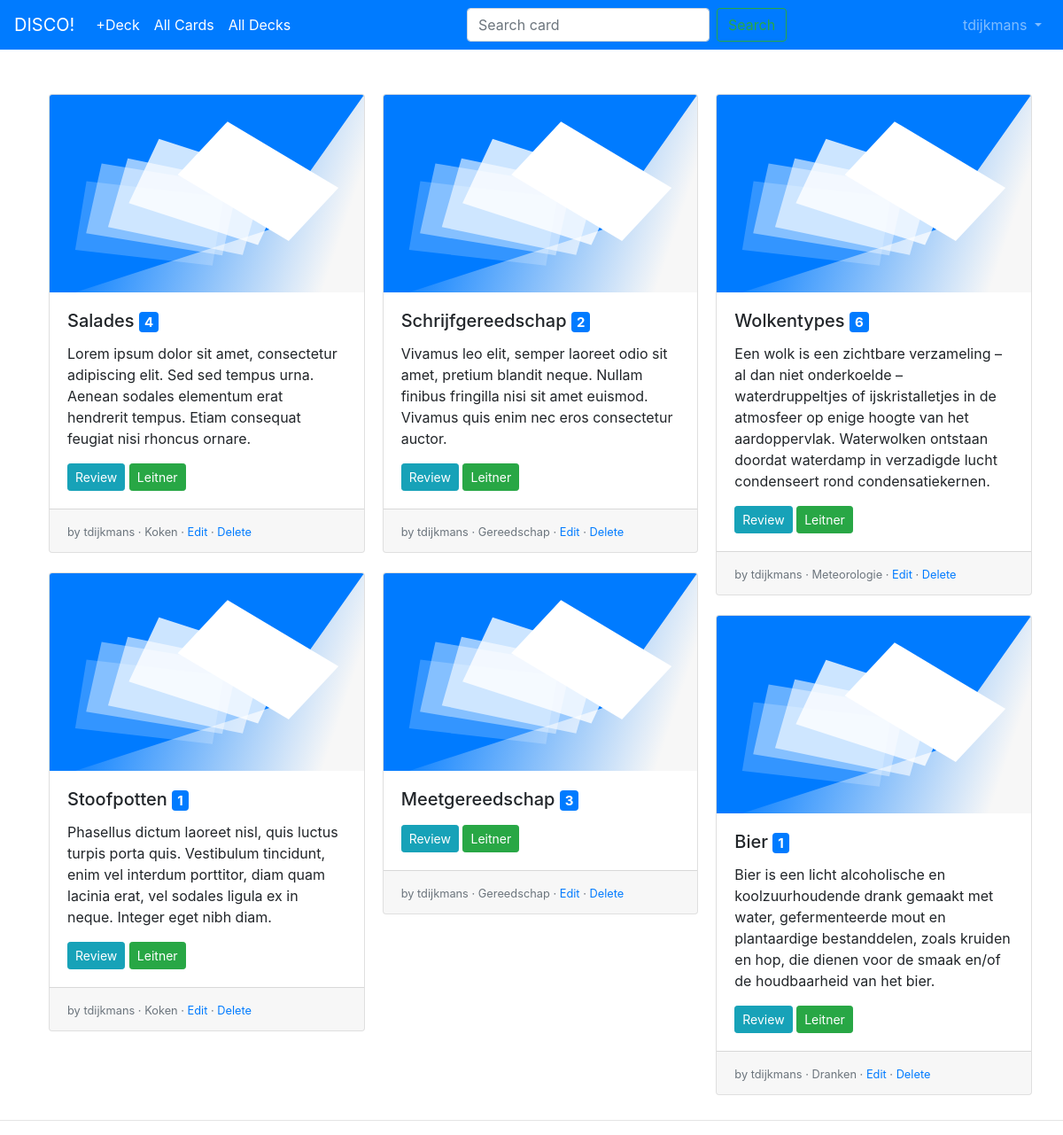
The app's page / (signed in) with its own data.
### cardmaker/models.py (models this page shows, shortened)
class Deck(models.Model):
    title = models.CharField(max_length=200)
    subject = models.CharField(max_length=200)
    description = models.TextField(max_length=500, blank=True)
    creator = models.ForeignKey(User, on_delete=models.CASCADE)

class Card(models.Model):
    question = models.CharField(max_length=200)
    answer = models.CharField(max_length=200)
    deck = models.ForeignKey(Deck, on_delete=models.CASCADE)

### cardmaker/views.py (the view)
# urls.py: path('', views.show_all_decks, name='all_decks'),
def show_all_decks(request):
    d_list = Deck.objects.all()
    context = {'list_of_decks': d_list}
    return render(request, 'show_all_decks.html', context)

### cardmaker/templates/show_all_decks.html (shortened to what this page needs)
{% extends "base.html" %}
{% load static %}
{% block content %}
<div class="container">
<div class="card-columns">
  {% for deck in list_of_decks %}
  <div class="card">
    <img src="{% static "images/FlashCardImageDeck.svg" %}" class="card-img-top" alt="...">
    <div class="card-body">
      <h5 class="card-title">{{ deck.title }} <a href="/deck/show/{{deck.id}}" <span class="badge badge-primary">{{deck.card_set.all|length}}</a></span> </h5>
      <p class="card-text">{{deck.description}}</p>
      <a class="btn btn-info btn-sm" href="/deck/review/{{deck.id}}" role="button">Review</a>
      <a class="btn btn-success btn-sm" href="/deck/{{deck.id}}" role="button">Leitner</a>
    </div>
    <div class="card-footer">
      <small class="text-muted"> by {{deck.creator}}
        · {{ deck.subject }}
        · <a href="/deck/{{deck.id}}">Edit</a>
        · <a href="/deck/delete/{{deck.id}}/">Delete</a>
      </small>
    </div>
  </div>
{% endfor %}
</div>
</div>
<hr>
{% endblock %}

### templates/base.html (shortened to what this page needs)
<!DOCTYPE html>
{% load static %}
<html lang="en" dir="ltr">
  <head>
      <link rel="stylesheet" href="https://stackpath.bootstrapcdn.com/bootstrap/4.4.1/css/bootstrap.min.css">
      <link rel="stylesheet" type= "text/css" href="{% static 'css/flip_card.css' %}">
  </head>
  <body>
    <nav class="navbar navbar-expand-lg navbar-dark bg-primary">
        <a class="navbar-brand" href="{% url 'all_decks' %}">DISCO!</a>
        <div class="collapse navbar-collapse" id="navbarSupportedContent">
          <ul class="navbar-nav mr-auto">
            <li class="nav-item active">
              <a class="nav-link" href="{% url 'create_deck' %}">+Deck</a>
            </li>
            <li class="nav-item active">
              <a class="nav-link" href="{% url 'all_cards' %}">All Cards</a>
            </li>
            <li class="nav-item active">
              <a class="nav-link" href="{% url 'all_decks' %}">All Decks</a>
            </li>
          </ul>
        <form class="form-inline my-2 my-lg-0">
            <input class="form-control mr-sm-2" type="search" placeholder="Search card" aria-label="Search">
            <button class="btn btn-outline-success my-2 my-sm-0" type="submit">Search</button>
          </form>
        <ul class="navbar-nav ml-auto">
            <li>
              {% if user.is_authenticated %}
                <li class="nav-item dropdown">
                  <a class="nav-link dropdown-toggle" href="#" id="navbarDropdown" role="button" data-toggle="dropdown">
                    {{ user.username }}
                  </a>
                </li>
              {% endif %}
              </li>
          </ul>
        </div>
    </nav>
<br>
  {% block content %}
  {% endblock %}
   </body>
</html>

### static/css/flip_card.css (style rules this page uses)
.card { margin: 10px 10px; }

### records on screen
Deck: title "Salades", card_set.all|length "4", description "Lorem ipsum dolor sit amet, consectetur adipiscing elit. Sed sed tempus urna. Aenean sodales elementum erat hendrerit tempus. Etiam consequat feugiat nisi rhoncus ornare.", creator "tdijkmans", subject "Koken"
Deck: title "Stoofpotten", card_set.all|length "1", description "Phasellus dictum laoreet nisl, quis luctus turpis porta quis. Vestibulum tincidunt, enim vel interdum porttitor, diam quam lacinia erat, vel sodales ligula ex in neque. Integer eget nibh diam.", creator "tdijkmans", subject "Koken"
Deck: title "Schrijfgereedschap", card_set.all|length "2", description "Vivamus leo elit, semper laoreet odio sit amet, pretium blandit neque. Nullam finibus fringilla nisi sit amet euismod. Vivamus quis enim nec eros consectetur auctor.", creator "tdijkmans", subject "Gereedschap"
Deck: title "Meetgereedschap", card_set.all|length "3", creator "tdijkmans", subject "Gereedschap"
Deck: title "Wolkentypes", card_set.all|length "6", description "Een wolk is een zichtbare verzameling – al dan niet onderkoelde – waterdruppeltjes of ijskristalletjes in de atmosfeer op enige hoogte van het aardoppervlak. Waterwolken ontstaan doordat waterdamp in verzadigde lucht condenseert rond condensatiekernen.", creator "tdijkmans", subject "Meteorologie"
Deck: title "Bier", card_set.all|length "1", description "Bier is een licht alcoholische en koolzuurhoudende drank gemaakt met water, gefermenteerde mout en plantaardige bestanddelen, zoals kruiden en hop, die dienen voor de smaak en/of de houdbaarheid van het bier.", creator "tdijkmans", subject "Dranken"

### other values on screen
{{ user.username }} "tdijkmans"
